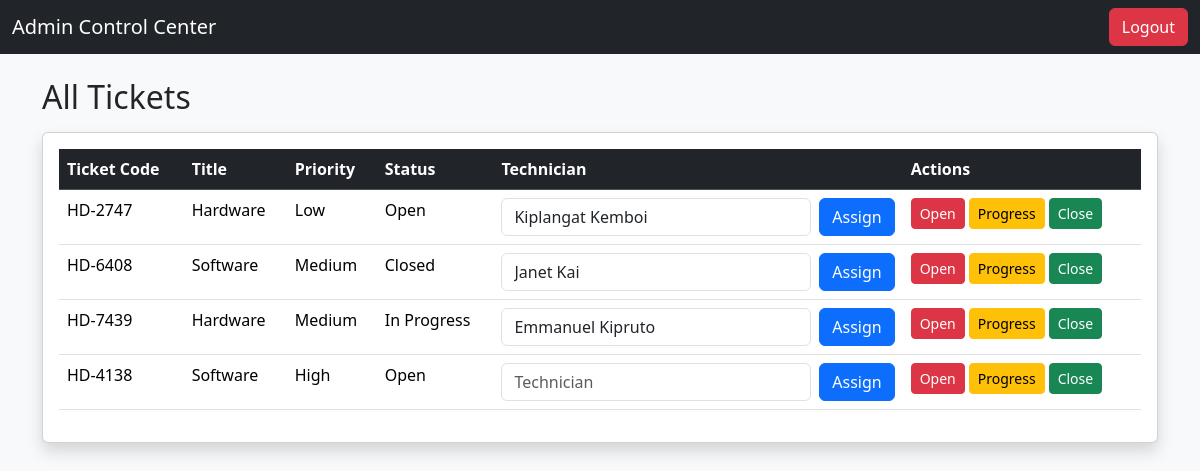
The app's page / (signed in) with its own data.
### models.py (models this page shows)
class Ticket(db.Model):
    id = db.Column(db.Integer, primary_key=True)
    ticket_code = db.Column(
        db.String(20),
        unique=True
    )
    title = db.Column(
        db.String(200),
        nullable=False
    )
    description = db.Column(
        db.Text,
        nullable=False
    )
    priority = db.Column(
        db.String(20),
        default="Low"
    )
    status = db.Column(
        db.String(20),
        default="Open"
    )
    created_at = db.Column(
        db.DateTime,
        default=datetime.utcnow
    )
    technician = db.Column(
        db.String(100),
        nullable=True
    )
    user_id = db.Column(
        db.Integer,
        db.ForeignKey("user.id")
    )

### app.py (the view)
@app.route("/")
@login_required
def home():
    if current_user.role == "admin":
        tickets = Ticket.query.all()
        return render_template("admin_dashboard.html", tickets=tickets)
    tickets = Ticket.query.filter_by(user_id=current_user.id).all()
    return render_template("dashboard.html", tickets=tickets)

### app.py (called while the page is built)
@login_manager.user_loader
def load_user(user_id):
    return User.query.get(int(user_id))

### templates/admin_dashboard.html (shortened to what this page needs)
<!DOCTYPE html>
<html lang="en">
<head>
    <link
        href="https://cdn.jsdelivr.net/npm/bootstrap@5.3.3/dist/css/bootstrap.min.css"
        rel="stylesheet"
    >
</head>
<body class="bg-light">
    <nav class="navbar navbar-dark bg-dark">
        <div class="container-fluid">
            <span class="navbar-brand mb-0 h1">
                Admin Control Center
            </span>
            <a href="/logout"
               class="btn btn-danger">
               Logout
            </a>
        </div>
    </nav>
    <div class="container mt-4">
        <h2>All Tickets</h2>
        <div class="card shadow mt-3">
            <div class="card-body">
                <table class="table table-hover">
                    <thead class="table-dark">
                        <tr>
                            <th>Ticket Code</th>
                            <th>Title</th>
                            <th>Priority</th>
                            <th>Status</th>
                            <th>Technician</th>
                            <th>Actions</th>
                        </tr>
                    </thead>
                    <tbody>
                        {% for ticket in tickets %}
                        <tr>
                            <td>{{ ticket.ticket_code }}</td>
                            <td>{{ ticket.title }}</td>
                            <td>{{ ticket.priority }}</td>
                            <td>{{ ticket.status }}</td>
                            <td>
                                <form
                                    action="/assign-technician/{{ ticket.id }}"
                                    method="POST"
                                    class="d-flex"
                                >
                                    <input
                                        type="text"
                                        name="technician"
                                        class="form-control me-2"
                                        placeholder="Technician"
                                        value="{{ ticket.technician or '' }}"
                                    >
                                    <button
                                        type="submit"
                                        class="btn btn-primary"
                                    >
                                        Assign
                                    </button>
                                </form>
                            </td>
                            <td>
                                <div class="d-flex gap-1">
                                    <a
                                        class="btn btn-danger btn-sm"
                                        href="/update-status/{{ ticket.id }}/Open"
                                    >
                                        Open
                                    </a>
                                    <a
                                        class="btn btn-warning btn-sm"
                                        href="/update-status/{{ ticket.id }}/In Progress"
                                    >
                                        Progress
                                    </a>
                                    <a
                                        class="btn btn-success btn-sm"
                                        href="/update-status/{{ ticket.id }}/Closed"
                                    >
                                        Close
                                    </a>
                                </div>
                            </td>
                        </tr>
                        {% endfor %}
                    </tbody>
                </table>
            </div>
        </div>
    </div>
</body>
</html>

### records on screen
Ticket: ticket_code "HD-2747", title "Hardware", priority "Low", status "Open", technician "Kiplangat Kemboi"
Ticket: ticket_code "HD-6408", title "Software", priority "Medium", status "Closed", technician "Janet Kai"
Ticket: ticket_code "HD-7439", title "Hardware", priority "Medium", status "In Progress", technician "Emmanuel Kipruto"
Ticket: ticket_code "HD-4138", title "Software", priority "High", status "Open"
